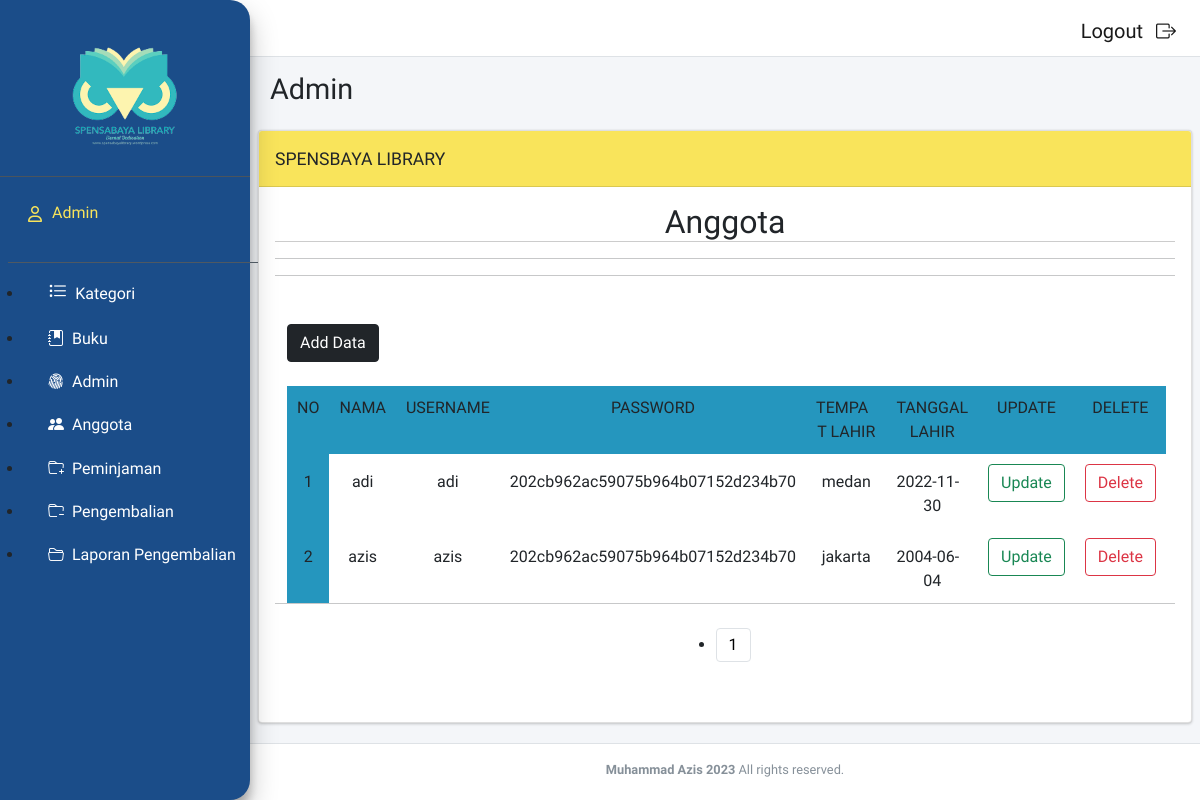
Screenshot of /loginadmin/index.php?f=anggota&m=select (signed in) with the database file from the repository.
### tables this page shows
CREATE TABLE `t_anggota` (
  `f_id` int(11) NOT NULL,
  `f_nama` varchar(200) NOT NULL,
  `f_username` varchar(200) NOT NULL,
  `f_password` varchar(200) NOT NULL,
  `f_tempatlahir` varchar(100) NOT NULL,
  `f_tanggallahir` date NOT NULL
);

### dbcontroller.php (called while the page is built, shortened)
<?php class dbcontroller
{
    private $host = "127.0.0.1";
    private $user = "root";
    private $password = "";
    private $database = "usk_muhammadazis";
    private $koneksi;
    public function __construct()
    {
        $this->koneksi = $this->koneksiDB();
    }
    public function koneksiDB()
    {
        $koneksi = mysqli_connect($this->host, $this->user, $this->password, $this->database);
        return $koneksi;
    }
    public function getALL($sql)
    {
        $result = mysqli_query($this->koneksi, $sql);
        while ($row = mysqli_fetch_assoc($result)) {
            $data[] = $row;
        }
        if (!empty($data)) {
            return $data;
        }
    }
    public function rowCOUNT($sql)
    {
        $result = mysqli_query($this->koneksi, $sql);
        $count = mysqli_num_rows($result);
        return $count;
    }
}

### anggota/select.php (the view, shortened to what this page needs)
<?php
$jumlahdata = $db->rowCOUNT("SELECT f_id FROM t_anggota");
$banyak = 5;
$halaman = ceil($jumlahdata / $banyak);
if (isset($_GET['p'])) {
    $p = $_GET['p'];
    $mulai = ($p * $banyak) - $banyak;
} else {
    $mulai = 0;
}
$sql = "SELECT * FROM t_anggota ORDER BY f_id ASC LIMIT  $mulai,$banyak";
$row = $db->getALL($sql);
$no = 1 + $mulai;
?>
<!DOCTYPE html>
<html lang="en">
<head>
    <link rel="stylesheet" href="../bootstrap/css/bootstrap.css">
</head>
<body>
    <form id="compose" name="compose" method="post" action="" enctype="multipart/form-data">
        <strong>
            <center>
                <h2 style="font-family: 'Sriracha', cursive;">Anggota</h2>
                <hr>
                <hr>
            </center>
        </strong>
        <div class="mt-5">
            <div class="container">
                <div class=" mr-4">
                    <a class="btn btn-dark" href="?f=anggota&m=insert" role="button">Add Data</a>
                </div><br>
                <table class="">
                    <thead>
                        <tr>
                            <th>NO</th>
                            <th>NAMA</th>
                            <th>USERNAME</th>
                            <th>PASSWORD</th>
                            <th>TEMPAT LAHIR</th>
                            <th>TANGGAL LAHIR</th>
                            <th>UPDATE</th>
                            <th>DELETE</th>
                        </tr>
                    </thead>
                    <tbody>
                        <?php if (!empty($row)) { ?>
                            <?php foreach ($row as $r) : ?>
                                <tr>
                                    <td bgcolor="#2596be"><?php echo $no++ ?></td>
                                    <td><?php echo $r['f_nama'] ?></td>
                                    <td><?php echo $r['f_username'] ?></td>
                                    <td><?php echo $r['f_password'] ?></td>
                                    <td><?php echo $r['f_tempatlahir'] ?></td>
                                    <td><?php echo $r['f_tanggallahir'] ?></td>
                                    <td><a style="color:black;" href="?f=anggota&m=update&id=<?php echo $r['f_id'] ?>"><button type="button" class="btn btn-outline-success">Update</button></a></td>
                                    <td><a style="color:black;" href="?f=anggota&m=delete&id=<?php echo $r['f_id'] ?>"><button type="button" class="btn btn-outline-danger" onclick="return confirm('Are you sure?');">Delete</button></a></td>
                                </tr>
                            <?php endforeach ?>
                        <?php } ?>
                    </tbody>
                </table>
            </div>
        </div>
    </form>
</body>
</html>
<nav aria-label="Pagination" style="margin-left: auto; margin-right: auto;">
    <hr class="my-0" />
    <ul class="pagination my-4">
        <?php
        for ($i = 1; $i <= $halaman; $i++) {
            echo '<li class="page-item center"><a class="page-link" style="color:black;" href="?f=anggota&m=select&p=' . $i . '">' . $i . '</a></li>';
        }
        ?>
    </ul>
</nav>

### chosen/docsupport/style.css (style rules this page uses)
html, body, div, span, object, iframe, h1, h2, h3, h4, h5, h6, p, blockquote, pre, abbr, address, cite, code, del, dfn, em, img, ins, kbd, q, samp, small, strong, sub, sup, var, b, i, dl, dt, dd, ol, ul, li, fieldset, form, label, legend, table, caption, tbody, tfoot, thead, tr, th, td, article, aside, canvas, details, figcaption, figure, footer, header, hgroup, menu, nav, section, summary, time, mark, audio, video { margin: 0; padding: 0; border: 0; font-size: 100%; font: inherit; vertical-align: baseline; }
article, aside, details, figcaption, figure, footer, header, hgroup, menu, nav, section { display: block; }
table { border-collapse: collapse; border-spacing: 0; }
hr { display: block; height: 1px; border: 0; border-top: 1px solid #ccc; margin: 1em 0; padding: 0; }
body { font:13px/1.231 sans-serif; *font-size:small; }
select, input, textarea, button { font:99% sans-serif; }
body { background: #EEE; color: #444; line-height: 1.4em; }
body { font-family: sans-serif; font-size: 1em; }
h2 { border-bottom: 1px solid #ccc; font-size: 1.2em; margin: 3em 0 1em 0; font-weight: bold; }
ul li { list-style: disc; margin-left: 1em; margin-bottom: 1.25em; }
a { color: #F36C00; outline: none; text-decoration: none; }
strong { font-weight: bold; }

### anggota/select.php (style rules this page uses)
body { font-family: 'Sriracha', cursive; }
th { background-color: #2596be; }
th, td { margin: 10px; text-align-last: center; padding: 10px; }
.pagination { justify-content: center; }

### rows the page displays
t_anggota: f_nama "adi", f_username "adi", f_password "202cb962ac59075b964b07152d234b70", f_tempatlahir "medan", f_tanggallahir "2022-11-30"
t_anggota: f_nama "azis", f_username "azis", f_password "202cb962ac59075b964b07152d234b70", f_tempatlahir "jakarta", f_tanggallahir "2004-06-04"

### other values shown
$_SESSION['admin'] "Admin"
